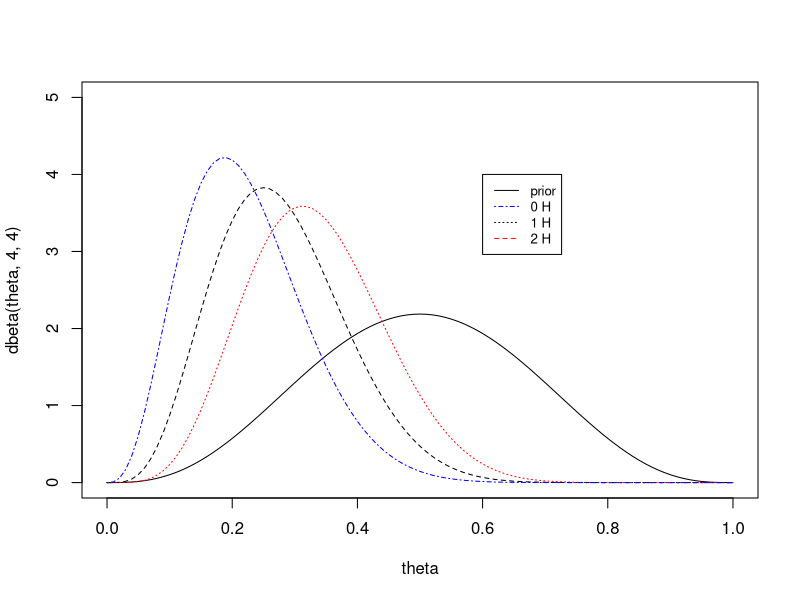
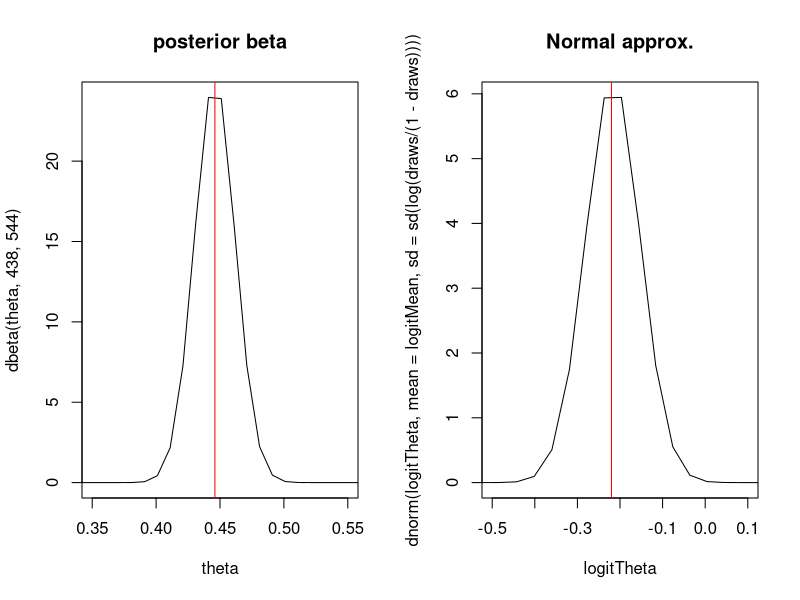
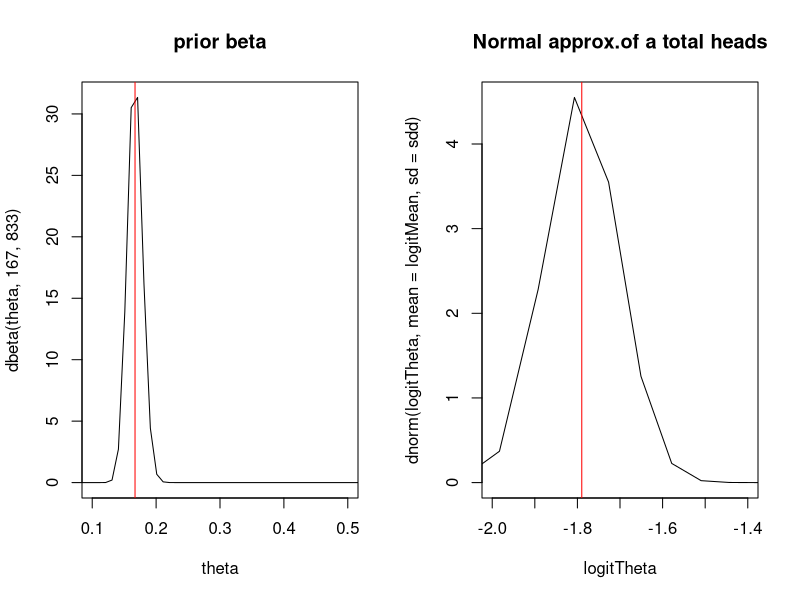
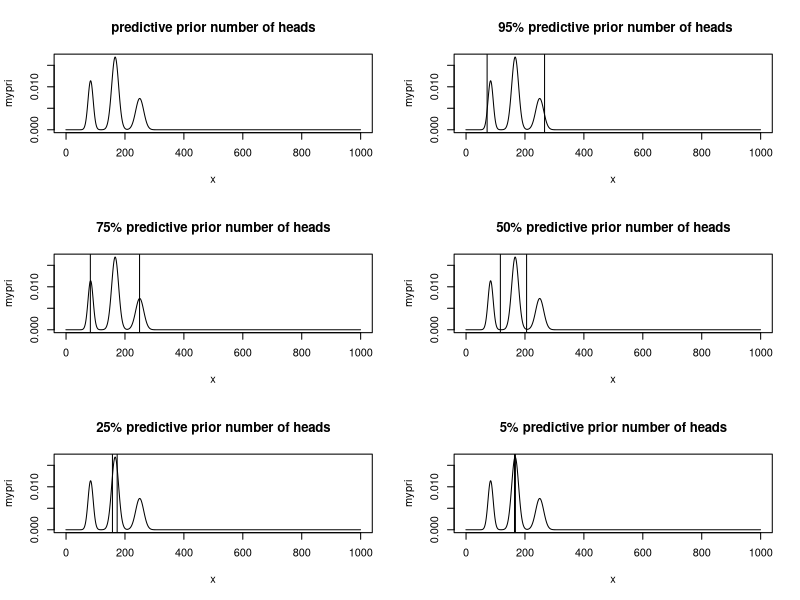
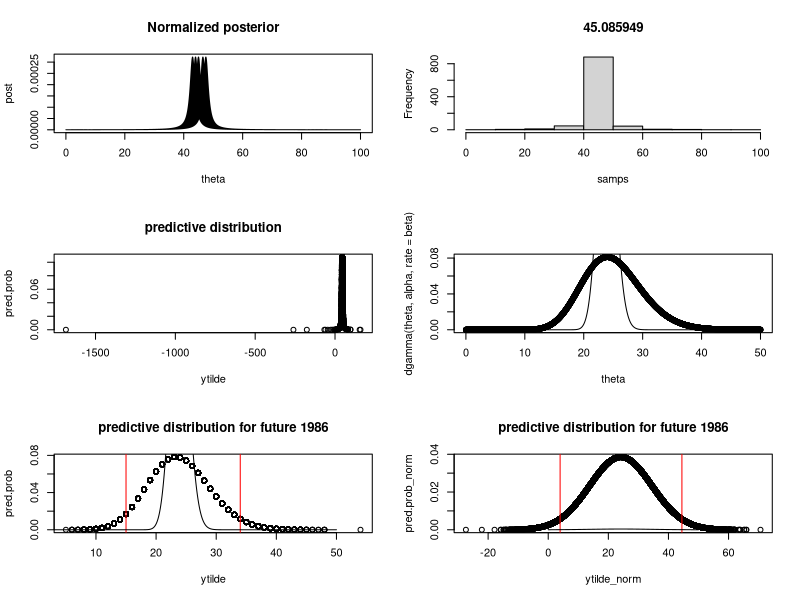
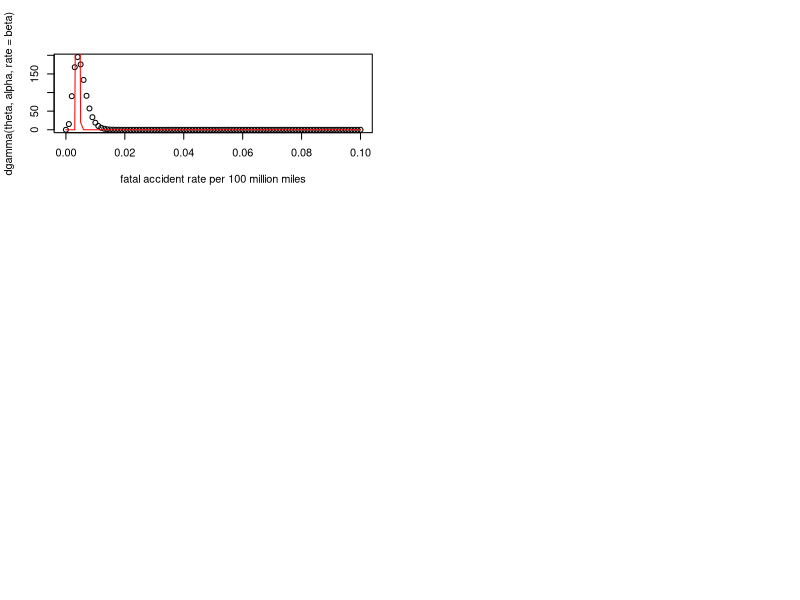

The R source for these figures, in order:
## ---- chunk 1
 theta<-seq(from=0,to=1,by=0.01)

 plot(theta,dbeta(theta,4,4),type='l',ylim=c(0,5)) ## prior
 lines(theta,dbeta(theta,4+1,4+10-1),lty=2) ## 1 success
   lines(theta,dbeta(theta,4+2,4+10-2),lty=3,col='red') ## 2 succe
   lines(theta,dbeta(theta,4,4+10),lty=4,col='blue')  ## 0 successes
  legend(0.6, 4, 
         legend=c("prior", "0 H", "1 H", "2 H"),
       col=c("black","blue","black", "red"), lty=c(1,4,3,2), cex=0.8)
## ---- chunk 2
  theta<-seq(from=0.001,to=1,by=0.01)
  ## example births
   postMean <-function(alpha,beta,y,n){
     return( (alpha+y)/(alpha+beta+n))
   } 
   postVar<-function(alpha,beta,y,n){
     return( ((alpha+y)*(beta+n-y))/( (alpha+beta+n)^2*(alpha+beta+n+1)) )
   }
   sdnorm<-sqrt(postVar(438,544,0,0))
   logitMean<-log( postMean(438,544,0,0)/(1-postMean(438,544,0,0)))
   
  logitTheta<-log(theta/(1-theta))

  par(mfrow=c(1,2))
    plot(theta,dbeta(theta,438,544),type='l',xlim=c(0.35,0.55),main="posterior beta") ## prior
    abline(v=0.446,col='red')
  draws<-rbeta(1000,438,544)
  plot(logitTheta,dnorm(logitTheta,mean =logitMean, sd=sd(log(draws/(1-draws))) ),type='l', xlim=c(-0.5,0.1),main="Normal approx.") ## prior
    abline(v=-0.22,col='red')

## ---- chunk 3
  ## based on normal approximation sketch the distribution of y
  ## for normal we use the logit transform
  ## n = 1,000
  ## first lets construct a beta distribution.
  ## let the prior be beta(4,4) or even beta(1,1)
par(mfrow=c(1,2))

   plot(theta,dbeta(theta,167,833),type='l',xlim=c(0.1,0.5),main="prior beta") ## prior
  # plot(theta,dbeta(theta,1,5),type='l',xlim=c(0.1,0.5), main='prior beta') 
   abline(v=0.167,col='red') ## 
   #  qbeta(c(0.05,0.25,0.5,0.75,0.95),167,833)
    ## predictive on normal scale.
     draws<-rbeta(1000,167,833)
     logitMean<-log( 167/1000)
  sdd<-sd(log(draws/(1-draws)))

   
  plot(logitTheta,dnorm(logitTheta,mean =logitMean, sd=sdd ),type='l',main="Normal approx.of a total heads", xlim=c(-2,-1.4)) ## prior
    abline(v=logitMean,col='red')
    ### the number of heads.    
  message("prior predictive mean:" ,round( exp(logitMean)/(1+exp(logitMean)),2))

 qx<-(qnorm(c(0.05,0.25,0.5,0.75,0.95),mean =logitMean, sd=sdd ))
 ## this is the probability of landing 6 for theta
 exp(qx)/(1+exp(qx))
## wald 95% prior interval
c( exp(logitMean-1.96*sdd)/(1+exp(logitMean-1.96*sdd)),exp(logitMean+1.96*sdd)/(1+exp(logitMean+1.96*sdd)))
## ---- chunk 4
x<-seq(0,1000)-0.5 # continuity correction.
theta<-c(1/12,1/6,1/4)
n=1000
normLikelihood<-function(x,n,p){
  mean<-n*p
  varz<-n*p*(1-p)
  return(dnorm(x,mean=mean,sd=sqrt(varz)))
  
}
a<-dnorm(x,mean=n*theta[1],sd=sqrt(n*theta[1]*(1-theta[1]))  )
b<-dnorm(x,mean=n*theta[2],sd=sqrt(n*theta[2]*(1-theta[2]))  )
c<-dnorm(x,mean=n*theta[3],sd=sqrt(n*theta[3]*(1-theta[3]))  )


mypri<-a*0.25+b*0.5+c*0.25

sum(mypri) ## sums to 1 it is a distribution

 par(mfrow=c(3,2))
plot(x,mypri,type='l',main='predictive prior number of heads')



data<-data.frame(x=x,p=mypri)

## highest probability interval
# 95%

plot(x,mypri,type='l',main=' 95% predictive prior number of heads')
abline(v=max(data[which(cumsum(data$p)<0.025),1])
)
abline(v=max(data[which(1-cumsum(data$p)>0.025),1]))

plot(x,mypri,type='l',main='75% predictive prior number of heads')
abline(v=max(data[which(cumsum(data$p)<0.125),1]))
abline(v=max(data[which(1-cumsum(data$p)>0.125),1])
)

plot(x,mypri,type='l',main='50% predictive prior number of heads')
abline(v=max(data[which(cumsum(data$p)<0.25),1]))
abline(v=max(data[which(1-cumsum(data$p)>0.25),1])
)

plot(x,mypri,type='l',main='25% predictive prior number of heads')
abline(v=max(data[which(cumsum(data$p)<0.375),1]))
abline(v=max(data[which(1-cumsum(data$p)>0.375),1])
)

plot(x,mypri,type='l',main='5% predictive prior number of heads')
abline(v=max(data[which(cumsum(data$p)<0.475),1]))
abline(v=max(data[which(1-cumsum(data$p)>0.475),1])
)
## ---- chunk 5
mu_n<-function(mu0,ybar,n,tau02,sigma2){
  mun<- (mu0/tau02 + (ybar*n)/sigma2)/(1/tau02 + n/sigma2)
  return(mun)
}
taun2<-function(tau02,n,sigma2){
  inv.taun2<- 1/tau02 +n/sigma2
  return(1/inv.taun2)
}

ybar=150
sigma2=20^2
mu0=180
  tau02=40^2
  n=10

## posterior interval n=10
  #lower<-round(qnorm(0.025,mu_n(mu0,ybar,tau02,10,sigma2),sd=sqrt(taun2(tau02,10,sigma2))),2)
    upper<-round(qnorm(c(0.025,0.975),mu_n(mu0,ybar,tau02,10,sigma2),sd=sqrt(taun2(tau02,10,sigma2))),2)

message("posterior interval n=10: ",upper[1]," ",upper[2])

## posterior predictive interval
  upper2<-round(qnorm(c(0.025,0.975),mu_n(mu0,ybar,tau02,10,sigma2),sd=sqrt(taun2(tau02,10,sigma2)+sigma2) ),2)

message("posterior predictive interval n=10: ",upper2[1]," ",upper2[2])


 lower<-round(qnorm(0.025,mu_n(mu0,ybar,tau02,100,sigma2),sd=sqrt(taun2(tau02,100,sigma2))),2)
    upper<-round(qnorm(0.975,mu_n(mu0,ybar,tau02,100,sigma2),sd=sqrt(taun2(tau02,100,sigma2))),2)

message("posterior interval n=100: ",lower," ",upper)
 ## this approximately equals the limit
print("The asymptotic approximation")
 qnorm(c(0.025,0.975),mean=150, sigma2/100)
## posterior predictive interval
 lower2<-round(qnorm(0.025,mu_n(mu0,ybar,tau02,100,sigma2),sd=sqrt(taun2(tau02,100,sigma2)+sigma2) ),2)
    upper2<-round(qnorm(0.975,mu_n(mu0,ybar,tau02,100,sigma2),sd=sqrt(taun2(tau02,100,sigma2)+sigma2) ),2)

message("posterior predictive interval n=100: ",lower2," ",upper2)
## ---- chunk 6
 y= c(43,44,45,46.5,47.5)
 m=1000
theta<-seq(from=0,to=100000)/m
 ## p(theta | y) ~ p(y|theta)*p(theta)
 unnorm.post<-dcauchy(y,location=theta,scale=1)*dunif(theta,min=0,max=100) ## un norm post
 
 post<-unnorm.post/sum(unnorm.post)
 plot(theta,post,type='l',main='Normalized posterior')
## ---- chunk 7
  samps<-(sample(theta,1000,prob=post,replace=T))
  hist(samps,main=mean(samps))
  ##sample mean is close to the mean of the observed.

## ---- chunk 8
## predictive distribution ? ?? 
 # p(x | y) = int p(x|theta)*p(theta|y ) dtheta
## the posterior is p(theta|y) 
 # the likelihood p(x|theta)  ## we use the sampled thetas using the posterior
 ytilde<-rcauchy(1000,location=samps,scale=1) 
 ## probability of the samples 
 #prob_samp<-post[match(samps,theta)]
  summary(ytilde) ## we have a wide distribution of predictive values.
  
## for all predictive values,  find the total probability  
   ## int p(x|theta)*p(theta|y) d\theta  note that p(x|theta) is a function of theta, so we input hte theta grid.
 pred.prob<-sapply(ytilde,function(x) sum(dcauchy(x,location=theta,scale=1)*post))  
  
  plot(ytilde,pred.prob, main='predictive distribution')
  
  ## maximum predictive probability
  message('max pred. prob ', round(ytilde[which(pred.prob==max(pred.prob))],3))
## ---- chunk 9
# data entry
 year<-seq(1976,1985)
 fatal<-c(24,25,31,31,22,21,26,20,16,22)
 death<-c(734,516,754,877,814,362,764,809,223,1066)
 rate<-c(0.19,0.12,0.15,0.16,0.14,0.06,0.13,0.13,0.03,0.15)
 data<-data.frame(year=year,fatal=fatal,pass.deaths=death,death.rate=rate)
 
 ## gamma prior on theta>0
 theta=seq(from=0,to=50,by=.01)

 ## normal approximation to gamma
  ## Gamma(a,b) ,  mean = a/b,  var = a/b^2  ## where beta is the inverse-scale
   ## gamma(a,b) ~  N (a/b, sd= sqrt(a)/b)
 ## normal approx to Pois
   ## Pois(a) ,  mean =a, var= a
    ## Pois(a) ~ N(a,sd= sqrt(a))
 
 ## gamma prior of total count a-1,  in b observations 
 ## 
 ## we approximate a prior to have an average of 25 deaths across the decade.  the empirical mean is 23.8 ~ 24
 #  the beta parameter is set rate is set such that gamma(25,1) has quantiles  16.2, 35.7 which matches well the observed data.
   alpha= 25
   beta<- 1
   ## the mean rate given the data is 0.126, so we find the beta parameter to match the mean rate.
   n<-nrow(data)

   
  
 plot(theta,dgamma(theta,alpha,rate=beta),lty=2)
lines(theta,dgamma(theta,alpha+n*mean(fatal),rate=beta+n))
 ## credible interval of the posterior
 pois_credible<-qgamma(c(.025,0.975),alpha+n*mean(fatal),rate=beta+n)
 message("posterior gamma interval n=10: ",pois_credible[1]," ",pois_credible[2]) ## 

 post_pois<-dgamma(theta,alpha+n*mean(fatal),rate=beta+n)
  ## posterior mean is 21.9
 sum(theta*post_pois/sum(post_pois))
 
 
 # normal approximation
  mu_0<- alpha/beta  ## average of 12.6 fatal accidents
  tau2_0<- alpha/beta^2 ## 
  
  sigma2<-10^2  ## we assume we know the variance of the fatalities (empirical variance is 22.2) so we set it to 50 (large enough)
  
  
  mu_n<-function(mu0,ybar,n,tau02,sigma2){
  mun<- (mu0/tau02 + (ybar*n)/sigma2)/(1/tau02 + n/sigma2)
  return(mun)
}
taun2<-function(tau02,n,sigma2){
  inv.taun2<- 1/tau02 +n/sigma2
  return(1/inv.taun2)
}

ybar=mean(fatal)

 mn<-mu_n(mu_0,ybar,tau2_0,n,sigma2)
 tn<-taun2(tau2_0,n,sigma2)
## posterior interval n=10
  #lower<-round(qnorm(0.025,mu_n(mu0,ybar,tau02,10,sigma2),sd=sqrt(taun2(tau02,10,sigma2))),2)
  upper<-round(qnorm(c(0.025,0.975),mn,sd=sqrt(tn)),2)

message("posterior interval (normal approx) n=10: ",upper[1]," ",upper[2]) ## 
## the normal approximation is close to the gamma posterior!  woot.
  post_norm<-(dnorm(theta,mn,sqrt(tn))/sum(dnorm(theta,mn,sqrt(tn))))


#### check with simulations ?  check posterior with simulations  posterior mean/sd ?
post.draws<-sample(theta,size=1000,prob=post_pois,replace=T)
 message("the posterior mean is:",mean(post.draws)) ### posterior mean is arout 21.92




   ## check this with the grid approach in the Gamma framework.  
  theta_samps<-sample(theta,100000,prob=post_pois,replace=T)
   ytilde<-rpois(100000,lambda=theta_samps) 
 ## probability of the samples 
 #prob_samp<-post[match(samps,theta)]
  summary(ytilde) ## we have a wide distribution of predictive values.
  
## for all predictive values,  find the total probability  
   ## int p(x|theta)*p(theta|y) d\theta  note that p(x|theta) is a function of theta, so we input hte theta grid.
 pred.prob<-sapply(ytilde,function(x) sum(dpois(x,lambda = theta)*post_pois/sum(post_pois)))  
  
 plot(ytilde,pred.prob, main='predictive distribution for future 1986')
 abline(v=quantile(ytilde,c(0.025,0.975)),col='red')
 lines(theta,post_pois)
 quantile(ytilde,c(0.025,0.975))
## ---- chunk 10
 
  ## Predictive with normal

## using the normal approximation
## predictive interval must use a grid approach.
     pred<-round(qnorm(c(0.025,0.975),mn,sd=sqrt(tn+sigma2)),2)
  message("predictive interval n=10: ",pred[1]," ",pred[2])

  
   ## check this with the grid approach in the normal framework.  
  post_pred_norm<-(dnorm(theta,mn,sqrt(tn+sigma2))/sum(dnorm(theta,mn,sqrt(tn+sigma2))))
   ytilde_norm<-rnorm(100000,mean=mn,sd=sqrt(tn+sigma2)) 
 ## probability of the samples 
 #prob_samp<-post[match(samps,theta)]
  summary(ytilde_norm) ## we have a wide distribution of predictive values.
  
## for all predictive values,  find the total probability  
   ## int p(x|theta)*p(theta|y) d\theta  note that p(x|theta) is a function of theta, so we input hte theta grid.
 pred.prob_norm<-sapply(ytilde_norm,function(x) sum(dnorm(x,mn,sqrt(tn+sigma2))*post_pred_norm))  
  
 plot(ytilde_norm,pred.prob_norm, main='predictive distribution for future 1986')
 abline(v=quantile(ytilde_norm,c(0.025,0.975)),col='red')
 lines(theta,post_pred_norm)
 quantile(ytilde_norm,c(0.025,0.975))
 
 
 
## ---- chunk 11
 miles<-death/rate ## 100 million miles
# print("summary of miles driv")
#summary(miles)
 death_by_accident<-death/fatal
 
 ## fatal accident per 100,000 million miles driven
 acc_rate<-rate*(1/death_by_accident) ## fatal accidents by 100 million miles.
 
 # miles*acc_rate  ## number of fatal accidents.
 print("fatal accident rate summary")
   summary(acc_rate)
  ## crude rate 23.8 fatal accidents by 100 million miles driven.
  
## y ~ Pois( miles*theta)
  ##posterior
 theta=seq(from=0,to=0.1,by=.001)
  alpha= 5
   beta<- 1000  
   ## the mean is 0.005 and quantiles 0.002 and 0.01 which is close to the observed rates 
   #mean(acc_rate) ## fatal accidents per 100,000 million miles driven
   print("prior 95% quantiles: ")
   qgamma(c(0.025,0.975),alpha,rate=beta)
   ## the mean rate given the data is 0.126, so we find the beta parameter to match the mean rate.
   n<-nrow(data)
   
     
  
 plot(theta,dgamma(theta,alpha,rate=beta),lty=2, xlab='fatal accident rate per 100 million miles')
lines(theta,dgamma(theta,alpha+sum(fatal),rate=beta+sum(miles)),col='red')
 ## credible interval of the posterior
 pois_credible<-qgamma(c(.025,0.975),alpha+sum(fatal),rate=beta+sum(miles))
 message("posterior gamma interval n=10: ",round(pois_credible[1],3)," ",round(pois_credible[2],3)) ## 

 
  post_pois<-dgamma(theta,alpha+sum(fatal),rate=beta+sum(miles))

  post.draws<-sample(theta,size=1000,prob=post_pois,replace=T)
   message('posterior mean is: ', mean(post.draws)) ### posterior mean is arout 21.92



   ## check this with the grid approach in the Gamma framework.  
  theta_samps<-sample(theta,100000,prob=post_pois,replace=T)
   ytilde<-rpois(100000,lambda=theta_samps) 
   
 message(" 8,000 per 100 million miles flown has fatality rate: ", mean(ytilde)*8000)
 message("5716 per 100 million miles flown has fatality rate: ", mean(ytilde)*mean(miles))


